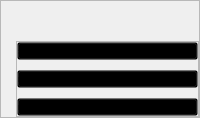
        <widget class="QFrame" name="sideBar">
         <property name="frameShape">
          <enum>QFrame::StyledPanel</enum>
         </property>
         <property name="frameShadow">
          <enum>QFrame::Raised</enum>
         </property>
         <layout class="QVBoxLayout" name="verticalLayout_3">
          <property name="spacing">
           <number>0</number>
          </property>
          <property name="leftMargin">
           <number>0</number>
          </property>
          <property name="topMargin">
           <number>0</number>
          </property>
          <property name="rightMargin">
           <number>0</number>
          </property>
          <property name="bottomMargin">
           <number>0</number>
          </property>
          <item>
           <spacer name="verticalSpacer">
            <property name="orientation">
             <enum>Qt::Vertical</enum>
            </property>
            <property name="sizeHint" stdset="0">
             <size>
              <width>0</width>
              <height>40</height>
             </size>
            </property>
           </spacer>
          </item>
          <item>
           <widget class="QFrame" name="btnContainer">
            <property name="font">
             <font>
              <pointsize>5</pointsize>
             </font>
            </property>
            <property name="styleSheet">
             <string notr="true">#btnContainer {
	margin-left: 15
}

#spleetBtn, #lyricBtn, #mixBtn {
	text-align: left;
	background-color: transparent;
}</string>
            </property>
            <property name="frameShape">
             <enum>QFrame::StyledPanel</enum>
            </property>
            <property name="frameShadow">
             <enum>QFrame::Raised</enum>
            </property>
            <layout class="QVBoxLayout" name="verticalLayout_2">
             <property name="spacing">
              <number>10</number>
             </property>
             <property name="leftMargin">
              <number>0</number>
             </property>
             <property name="topMargin">
              <number>0</number>
             </property>
             <property name="rightMargin">
              <number>0</number>
             </property>
             <property name="bottomMargin">
              <number>0</number>
             </property>
             <item>
              <widget class="QPushButton" name="spleetBtn">
               <property name="font">
                <font>
                 <family>Arial</family>
                 <pointsize>6</pointsize>
                </font>
               </property>
               <property name="text">
                <string>Spleet</string>
               </property>
               <property name="icon">
                <iconset resource="icons.qrc">
                 <normaloff>:/icons/icons/sliders.svg</normaloff>:/icons/icons/sliders.svg</iconset>
               </property>
               <property name="iconSize">
                <size>
                 <width>9</width>
                 <height>9</height>
                </size>
               </property>
              </widget>
             </item>
             <item>
              <widget class="QPushButton" name="lyricBtn">
               <property name="font">
                <font>
                 <family>Arial</family>
                 <pointsize>6</pointsize>
                </font>
               </property>
               <property name="text">
                <string>Lyric</string>
               </property>
               <property name="icon">
                <iconset resource="icons.qrc">
                 <normaloff>:/icons/icons/music.svg</normaloff>:/icons/icons/music.svg</iconset>
               </property>
               <property name="iconSize">
                <size>
                 <width>9</width>
                 <height>9</height>
                </size>
               </property>
              </widget>
             </item>
             <item>
              <widget class="QPushButton" name="mixBtn">
               <property name="font">
                <font>
                 <family>Arial</family>
                 <pointsize>6</pointsize>
                </font>
               </property>
               <property name="text">
                <string>Mix</string>
               </property>
               <property name="icon">
                <iconset resource="icons.qrc">
                 <normaloff>:/icons/icons/link.svg</normaloff>:/icons/icons/link.svg</iconset>
               </property>
               <property name="iconSize">
                <size>
                 <width>9</width>
                 <height>9</height>
                </size>
               </property>
              </widget>
             </item>
            </layout>
           </widget>
          </item>
         </layout>
        </widget>
